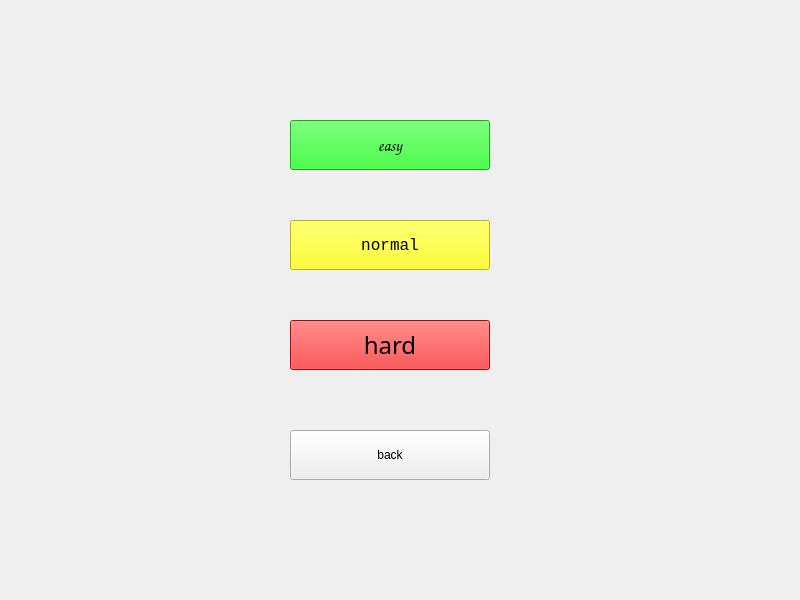
<?xml version="1.0" encoding="UTF-8"?>
<ui version="4.0">
 <class>game</class>
 <widget class="QWidget" name="game">
  <property name="geometry">
   <rect>
    <x>0</x>
    <y>0</y>
    <width>800</width>
    <height>600</height>
   </rect>
  </property>
  <property name="windowTitle">
   <string>Form</string>
  </property>
  <widget class="QPushButton" name="pushButton">
   <property name="geometry">
    <rect>
     <x>290</x>
     <y>120</y>
     <width>200</width>
     <height>50</height>
    </rect>
   </property>
   <property name="font">
    <font>
     <family>Comic Sans MS</family>
     <pointsize>12</pointsize>
    </font>
   </property>
   <property name="styleSheet">
    <string notr="true">color: rgb(0, 0, 0);
background-color: rgb(0, 255, 0);</string>
   </property>
   <property name="text">
    <string>easy</string>
   </property>
  </widget>
  <widget class="QPushButton" name="pushButton_2">
   <property name="geometry">
    <rect>
     <x>290</x>
     <y>220</y>
     <width>200</width>
     <height>50</height>
    </rect>
   </property>
   <property name="font">
    <font>
     <family>Consolas</family>
     <pointsize>12</pointsize>
    </font>
   </property>
   <property name="styleSheet">
    <string notr="true">color: rgb(0, 0, 0);
background-color: rgb(255,255, 0);</string>
   </property>
   <property name="text">
    <string>normal</string>
   </property>
  </widget>
  <widget class="QPushButton" name="pushButton_3">
   <property name="geometry">
    <rect>
     <x>290</x>
     <y>320</y>
     <width>200</width>
     <height>50</height>
    </rect>
   </property>
   <property name="font">
    <font>
     <family>Gabriola</family>
     <pointsize>18</pointsize>
    </font>
   </property>
   <property name="styleSheet">
    <string notr="true">color: rgb(0, 0, 0);
background-color: rgb(255,0, 0);</string>
   </property>
   <property name="text">
    <string>hard</string>
   </property>
  </widget>
  <widget class="QPushButton" name="pushButton_4">
   <property name="geometry">
    <rect>
     <x>290</x>
     <y>430</y>
     <width>200</width>
     <height>50</height>
    </rect>
   </property>
   <property name="text">
    <string>back</string>
   </property>
  </widget>
 </widget>
 <resources/>
 <connections/>
</ui>
